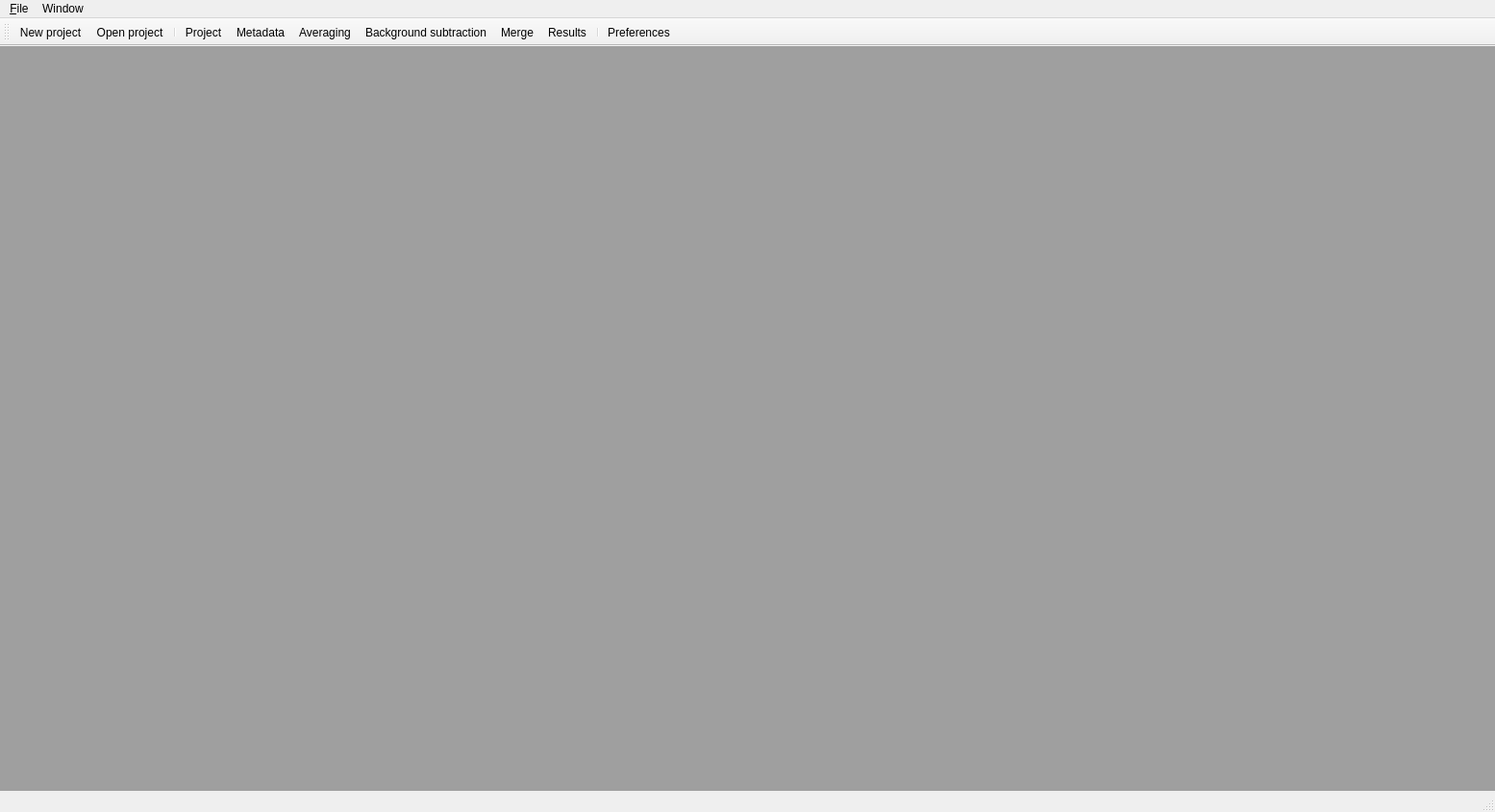
<?xml version="1.0" encoding="UTF-8"?>
<ui version="4.0">
 <class>MainWindow</class>
 <widget class="QMainWindow" name="MainWindow">
  <property name="geometry">
   <rect>
    <x>0</x>
    <y>0</y>
    <width>1555</width>
    <height>845</height>
   </rect>
  </property>
  <property name="windowTitle">
   <string>CREDO Processing Tool</string>
  </property>
  <property name="windowIcon">
   <iconset resource="../../resource/icons/icons.qrc">
    <normaloff>:/icons/cpt2logo.svg</normaloff>:/icons/cpt2logo.svg</iconset>
  </property>
  <widget class="QWidget" name="centralwidget">
   <layout class="QVBoxLayout" name="verticalLayout">
    <property name="spacing">
     <number>0</number>
    </property>
    <property name="leftMargin">
     <number>0</number>
    </property>
    <property name="topMargin">
     <number>0</number>
    </property>
    <property name="rightMargin">
     <number>0</number>
    </property>
    <property name="bottomMargin">
     <number>0</number>
    </property>
    <item>
     <widget class="QMdiArea" name="mdiArea">
      <property name="activationOrder">
       <enum>QMdiArea::ActivationHistoryOrder</enum>
      </property>
     </widget>
    </item>
   </layout>
  </widget>
  <widget class="QMenuBar" name="menubar">
   <property name="geometry">
    <rect>
     <x>0</x>
     <y>0</y>
     <width>1555</width>
     <height>30</height>
    </rect>
   </property>
   <widget class="QMenu" name="menu_File">
    <property name="title">
     <string>&amp;File</string>
    </property>
    <addaction name="actionNew_project"/>
    <addaction name="actionOpen_project"/>
    <addaction name="actionRecent_projects"/>
    <addaction name="separator"/>
    <addaction name="actionClose"/>
    <addaction name="separator"/>
    <addaction name="actionQuit"/>
   </widget>
   <widget class="QMenu" name="menuViews">
    <property name="title">
     <string>Window</string>
    </property>
    <addaction name="actionProject_window"/>
    <addaction name="actionMetadata"/>
    <addaction name="actionCollect"/>
    <addaction name="actionBackground"/>
    <addaction name="actionMerge"/>
    <addaction name="actionResults"/>
    <addaction name="separator"/>
    <addaction name="actionCascadeWindows"/>
    <addaction name="actionTileWindows"/>
   </widget>
   <addaction name="menu_File"/>
   <addaction name="menuViews"/>
  </widget>
  <widget class="QStatusBar" name="statusbar"/>
  <widget class="QToolBar" name="toolBar">
   <property name="windowTitle">
    <string>toolBar</string>
   </property>
   <attribute name="toolBarArea">
    <enum>TopToolBarArea</enum>
   </attribute>
   <attribute name="toolBarBreak">
    <bool>false</bool>
   </attribute>
   <addaction name="actionNew_project"/>
   <addaction name="actionOpen_project"/>
   <addaction name="separator"/>
   <addaction name="actionProject_window"/>
   <addaction name="actionMetadata"/>
   <addaction name="actionCollect"/>
   <addaction name="actionBackground"/>
   <addaction name="actionMerge"/>
   <addaction name="actionResults"/>
   <addaction name="separator"/>
   <addaction name="actionPreferences"/>
  </widget>
  <action name="actionNew_project">
   <property name="icon">
    <iconset theme="document-new">
     <normaloff>.</normaloff>.</iconset>
   </property>
   <property name="text">
    <string>New project...</string>
   </property>
   <property name="toolTip">
    <string>Create a new processing project</string>
   </property>
   <property name="shortcut">
    <string>Ctrl+N</string>
   </property>
  </action>
  <action name="actionOpen_project">
   <property name="icon">
    <iconset theme="document-open">
     <normaloff>.</normaloff>.</iconset>
   </property>
   <property name="text">
    <string>Open project...</string>
   </property>
   <property name="toolTip">
    <string>Open a project from disk</string>
   </property>
   <property name="shortcut">
    <string>Ctrl+O</string>
   </property>
  </action>
  <action name="actionRecent_projects">
   <property name="icon">
    <iconset theme="document-open-recent">
     <normaloff>.</normaloff>.</iconset>
   </property>
   <property name="text">
    <string>Recent projects</string>
   </property>
  </action>
  <action name="actionSave">
   <property name="icon">
    <iconset theme="document-save">
     <normaloff>.</normaloff>.</iconset>
   </property>
   <property name="text">
    <string>Save</string>
   </property>
   <property name="toolTip">
    <string>Save the current project</string>
   </property>
   <property name="shortcut">
    <string>Ctrl+S</string>
   </property>
  </action>
  <action name="actionSave_as">
   <property name="icon">
    <iconset theme="document-save-as">
     <normaloff>.</normaloff>.</iconset>
   </property>
   <property name="text">
    <string>Save as...</string>
   </property>
   <property name="toolTip">
    <string>Save current project under a different name</string>
   </property>
   <property name="shortcut">
    <string>Ctrl+Shift+S</string>
   </property>
  </action>
  <action name="actionClose">
   <property name="icon">
    <iconset theme="document-close">
     <normaloff>.</normaloff>.</iconset>
   </property>
   <property name="text">
    <string>Close</string>
   </property>
   <property name="toolTip">
    <string>Close the current project</string>
   </property>
   <property name="shortcut">
    <string>Ctrl+W</string>
   </property>
  </action>
  <action name="actionQuit">
   <property name="icon">
    <iconset theme="application-exit">
     <normaloff>.</normaloff>.</iconset>
   </property>
   <property name="text">
    <string>Quit</string>
   </property>
   <property name="toolTip">
    <string>Quit the program</string>
   </property>
   <property name="shortcut">
    <string>Ctrl+Q</string>
   </property>
  </action>
  <action name="actionProject_window">
   <property name="checkable">
    <bool>true</bool>
   </property>
   <property name="icon">
    <iconset resource="../../resource/icons/icons.qrc">
     <normaloff>:/icons/project.svg</normaloff>:/icons/project.svg</iconset>
   </property>
   <property name="text">
    <string>Project</string>
   </property>
   <property name="toolTip">
    <string>Open the main project window</string>
   </property>
  </action>
  <action name="actionCollect">
   <property name="checkable">
    <bool>true</bool>
   </property>
   <property name="icon">
    <iconset resource="../../resource/icons/icons.qrc">
     <normaloff>:/icons/averageexposures.svg</normaloff>:/icons/averageexposures.svg</iconset>
   </property>
   <property name="text">
    <string>Averaging</string>
   </property>
   <property name="toolTip">
    <string>Data collection &amp; averaging</string>
   </property>
  </action>
  <action name="actionBackground">
   <property name="checkable">
    <bool>true</bool>
   </property>
   <property name="icon">
    <iconset resource="../../resource/icons/icons.qrc">
     <normaloff>:/icons/backgroundsubtraction.svg</normaloff>:/icons/backgroundsubtraction.svg</iconset>
   </property>
   <property name="text">
    <string>Background subtraction</string>
   </property>
   <property name="toolTip">
    <string>Background subtraction</string>
   </property>
  </action>
  <action name="actionMerge">
   <property name="checkable">
    <bool>true</bool>
   </property>
   <property name="icon">
    <iconset resource="../../resource/icons/icons.qrc">
     <normaloff>:/icons/merge.svg</normaloff>:/icons/merge.svg</iconset>
   </property>
   <property name="text">
    <string>Merge</string>
   </property>
   <property name="toolTip">
    <string>Merge measurements from different sample-to-detector distances</string>
   </property>
  </action>
  <action name="actionProcess">
   <property name="icon">
    <iconset resource="../../resource/icons/icons.qrc">
     <normaloff>:/icons/start.svg</normaloff>:/icons/start.svg</iconset>
   </property>
   <property name="text">
    <string>Process</string>
   </property>
   <property name="toolTip">
    <string>Re-run all processing steps</string>
   </property>
  </action>
  <action name="actionMetadata">
   <property name="checkable">
    <bool>true</bool>
   </property>
   <property name="icon">
    <iconset resource="../../resource/icons/icons.qrc">
     <normaloff>:/icons/metadata.svg</normaloff>:/icons/metadata.svg</iconset>
   </property>
   <property name="text">
    <string>Metadata</string>
   </property>
   <property name="toolTip">
    <string>Show/hide metadata window</string>
   </property>
  </action>
  <action name="actionResults">
   <property name="checkable">
    <bool>true</bool>
   </property>
   <property name="icon">
    <iconset resource="../../resource/icons/icons.qrc">
     <normaloff>:/icons/results.svg</normaloff>:/icons/results.svg</iconset>
   </property>
   <property name="text">
    <string>Results</string>
   </property>
   <property name="toolTip">
    <string>Show/hide results window</string>
   </property>
  </action>
  <action name="actionCascadeWindows">
   <property name="text">
    <string>Cascade</string>
   </property>
   <property name="toolTip">
    <string>Arrange the windows in a cascading fashion</string>
   </property>
  </action>
  <action name="actionTileWindows">
   <property name="text">
    <string>Tile</string>
   </property>
   <property name="toolTip">
    <string>Arrange the windows in a tiled fashion</string>
   </property>
  </action>
  <action name="actionPreferences">
   <property name="checkable">
    <bool>true</bool>
   </property>
   <property name="icon">
    <iconset resource="../../resource/icons/icons.qrc">
     <normaloff>:/icons/editconfig.svg</normaloff>:/icons/editconfig.svg</iconset>
   </property>
   <property name="text">
    <string>Preferences</string>
   </property>
   <property name="toolTip">
    <string>Edit preferences</string>
   </property>
  </action>
 </widget>
 <resources>
  <include location="../../resource/icons/icons.qrc"/>
 </resources>
 <connections>
  <connection>
   <sender>actionCascadeWindows</sender>
   <signal>triggered()</signal>
   <receiver>mdiArea</receiver>
   <slot>cascadeSubWindows()</slot>
   <hints>
    <hint type="sourcelabel">
     <x>-1</x>
     <y>-1</y>
    </hint>
    <hint type="destinationlabel">
     <x>777</x>
     <y>444</y>
    </hint>
   </hints>
  </connection>
  <connection>
   <sender>actionTileWindows</sender>
   <signal>triggered()</signal>
   <receiver>mdiArea</receiver>
   <slot>tileSubWindows()</slot>
   <hints>
    <hint type="sourcelabel">
     <x>-1</x>
     <y>-1</y>
    </hint>
    <hint type="destinationlabel">
     <x>777</x>
     <y>444</y>
    </hint>
   </hints>
  </connection>
 </connections>
</ui>
